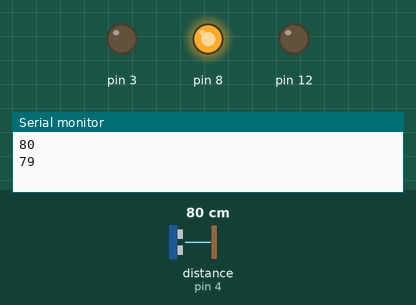
A sketch run on a simulated Arduino Uno, built with avr-gcc and run on an emulated ATmega328P. Shown: output pins drawn as LEDs (lit = HIGH), the last lines printed to the serial monitor. Wiring (inferred from the names in the program): ultrasonic range finder: trigger pin 5; echo pin 4. Inputs (shaded band) come from the test bench; at power-on: distance to the obstacle (sensor on pin 4) 80 cm. The echo pulse lasts 58.3 µs per cm; the modem accepts every AT command (registered, SIM ready, sends succeed) and sends nothing else; pins used as bus, display or sensor lines are not drawn.

Above: at 1.8 s.
1.9 s: distance to the obstacle (sensor on pin 4) set to 13 cm
4.2 s: distance to the obstacle (sensor on pin 4) set to 10 cm
At 6.4 s:
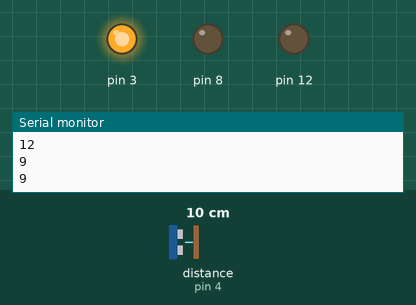
7.5 s: distance to the obstacle (sensor on pin 4) set to 5 cm
10.2 s: distance to the obstacle (sensor on pin 4) set to 2 cm
At 12.4 s:
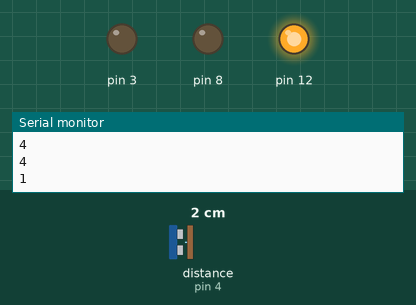
13.5 s: distance to the obstacle (sensor on pin 4) set to 4 cm
At 16.9 s:
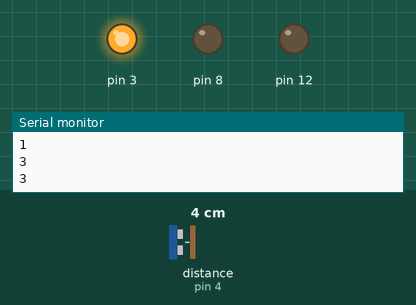
17.6 s: distance to the obstacle (sensor on pin 4) set to 18 cm
At 20.5 s:
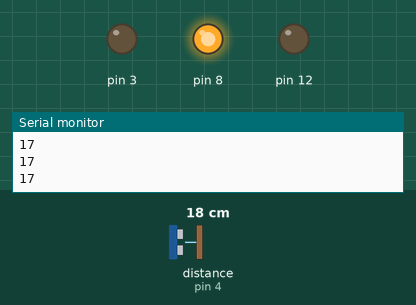
Timing chart, 0 to 21.6 s (numbered marks = the images above; inputs shaded):
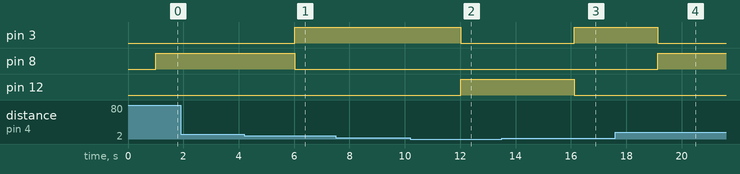

Measured:
- the behaviour switches between 12 and 11 cm on distance to the obstacle (sensor on pin 4) (found by bisection; images 0 and 1)
- the behaviour switches between 4 and 3 cm on distance to the obstacle (sensor on pin 4) (found by bisection; images 1 and 2)
- after the input at 4.2 s, pin 3: LOW → HIGH after 1.8 s; pin 8: HIGH → LOW after 1.8 s
- after the input at 10.2 s, pin 3: HIGH → LOW after 1.8 s; pin 12: LOW → HIGH after 1.8 s
- after the input at 13.5 s, pin 3: LOW → HIGH after 2.6 s; pin 12: HIGH → LOW after 2.6 s
- after the input at 17.6 s, pin 3: HIGH → LOW after 1.5 s; pin 8: LOW → HIGH after 1.5 s

The sketch:

CHOCOLATE.ino
```cpp
 #include <SoftwareSerial.h>

SoftwareSerial mySerial(9, 10);
int trigPin=5;
int echoPin=4;
long duration;
int distance;

void setup()
{
   pinMode(8,OUTPUT);//g
    pinMode(3,OUTPUT);//y
    pinMode(12,OUTPUT);//r
  pinMode(trigPin, OUTPUT);
    pinMode(echoPin, INPUT);
    Serial.begin(9600);
}

void loop()
{
  digitalWrite(trigPin, LOW);
delayMicroseconds(2);
digitalWrite(trigPin, HIGH);
  delayMicroseconds(10);
    digitalWrite(trigPin, LOW);
    duration = pulseIn(echoPin,HIGH);
    distance= duration*0.0344/2;
  Serial.println(distance);
  delay (1000);
  if(distance>10)
      {
        digitalWrite(8,1);
        digitalWrite(12,0);
        digitalWrite(3,0);

      }
  else if (distance<=2)
      {
        digitalWrite(3,0);
        digitalWrite(12,1);
        digitalWrite(8,0);
          mySerial.println("AT+CMGF=1");//Sets the GSM Module in Text Mode
     delay(1000);  // Delay of 1 second
     mySerial.println("AT+CMGS=\"+919550874804\"\r"); // Replace x with mobile number
     delay(1000);
     mySerial.println("HELLO THIS IS GSM MODULE 900A, BIN NO:0141 IS FILLED PLZ CLEAN IT.TQX..!");// The SMS text you want to send
     delay(100);
     mySerial.println((char)26);// ASCII code of CTRL+Z for saying the end of sms to  the module
      delay(1000);

      }
 else
      {
         digitalWrite(3,1);
         digitalWrite(8,0);
         digitalWrite(12,0);


      }
}
```
